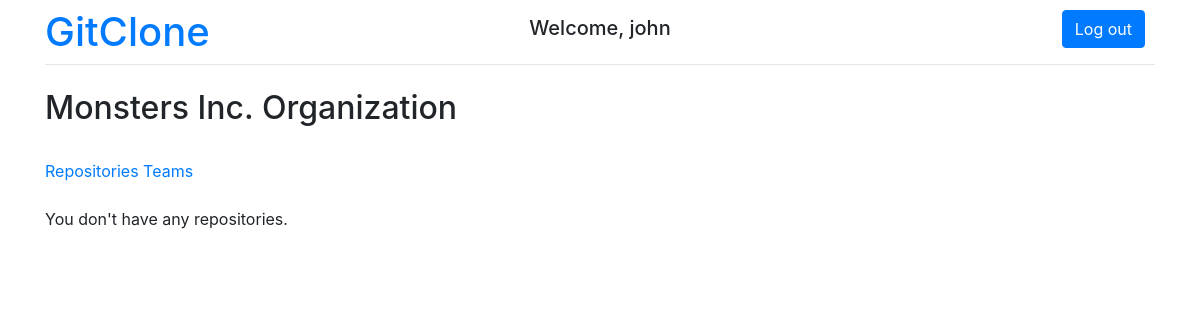
/orgs/Monsters Inc./repos/ (signed in), run on an earlier commit of the app's database.
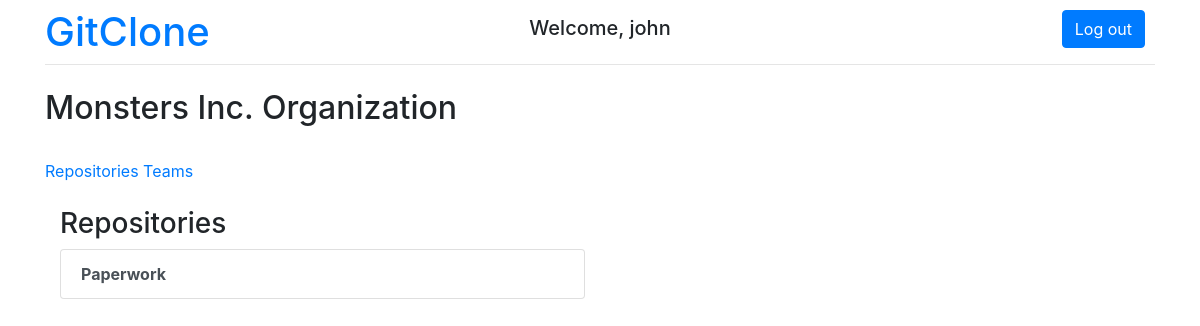
And on a later commit of the database.
### github/models.py (models this page shows, shortened)
class User(AbstractUser):
    email = models.CharField(max_length=256)

class Organization(models.Model):
    name = models.CharField(max_length=1024)
    base_role = models.CharField(
        max_length=256,
        choices=RepositoryRoleLevel.choices,
        default=RepositoryRoleLevel.READ,
    )

class Repository(models.Model):
    name = models.CharField(max_length=1024)
    organization = models.ForeignKey(Organization, CASCADE)
    created_at = models.DateTimeField(auto_now_add=True)
    updated_at = models.DateTimeField(auto_now=True)

### github/views.py (the view, shortened to what this page needs)
# urls.py: path("orgs/<org_name>/repos/", repos_index, name="repos_index"),
@login_required
def repos_index(request, org_name):
    if request.method == "GET":
        repos = Repository.objects.filter(organization__name=org_name)
        context = {"org_name": org_name, "repo_list": repos}
        return render(request, "repos/index.html", context)

### github/templates/repos/index.html (shortened to what this page needs)
{% extends "orgs/show.html" %} {% load i18n %}  {% block org_content %} {% if repo_list %}
<div class="col-md-6">
  <h3>Repositories</h3>
  <ul class="list-group">
    {% for repo in repo_list %}
    <a
      href="{% url 'repos_show' org_name repo.name %}"
      class="list-group-item list-group-item-action"
    >
      <b> {{ repo.name }} </b>
    </a>
    {% endfor %}
  </ul>
</div>
{% else %}
<p>You don't have any repositories.</p>
{% endif %} {% endblock %}

### github/templates/orgs/show.html
{% extends "base.html" %} {% load i18n %} {% block content %}
<h2>{{ org_name }} Organization</h2>
<br />
<a href="{% url 'repos_index' org_name %}"> Repositories </a>
<a href="{% url 'teams_index' org_name %}"> Teams </a>
<br />
<br />
{% block org_content %} {% endblock %} {% endblock %}

### github/templates/base.html (shortened to what this page needs)
{% load static %}
<!DOCTYPE html>
<html lang="en">
  <head>
    <link
      rel="stylesheet"
      href="https://stackpath.bootstrapcdn.com/bootstrap/4.4.1/css/bootstrap.min.css"
    />
  </head>
  <body>
    <div class="container">
      <div class="row">
        <div class="col-2">
          <a href="/"><h1 class="mt-2">GitClone</h1></a>
        </div>
        <div class="col d-flex justify-content-center align-items-center">
          <h5>Welcome, {{ request.user }}</h5>
        </div>
        <div class="col-2">
          {% if request.user.is_authenticated %}
          <a href="/logout">
            <button class="btn btn-primary float-right" style="margin: 10px">
              Log out
            </button>
          </a>
          {% else %}
          <a href="/login">
            <button class="btn btn-primary float-right" style="margin: 10px">
              Log in
            </button>
          </a>
          {% endif %}
        </div>
      </div>
      <div class="row justify-content-center">
        <div class="col">
          <hr class="mt-0 mb-4" />
           {% block content %} {% endblock %}
        </div>
      </div>
    </div>
  </body>
</html>

What changed in the data, as far as the page shows it:
added Organization: name "Monsters Inc."
added Repository: name "Paperwork"
Also different on the page:
{{ org_name }}: "Monsters Inc." → (not shown)
text no longer shown: "You don't have any repositories."
text now shown: "Repositories"
